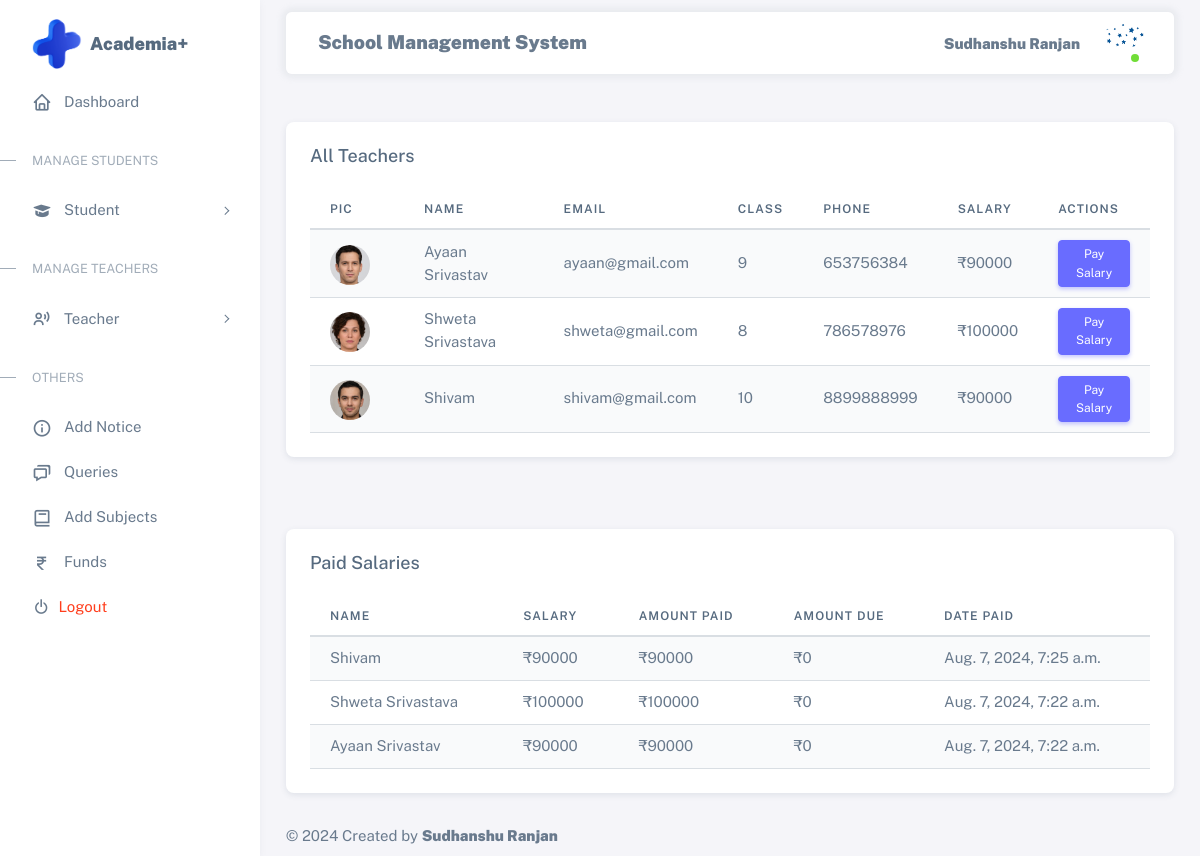
The page /salary/ (signed in) on the database its author committed.
### asms_app/models.py (models this page shows, shortened)
class AcedemiaAdmin(models.Model):
    admin = models.BooleanField(default=True)
    utype = models.CharField(max_length=20,default='Admin')
    name = models.CharField(max_length=50)
    username = models.CharField(max_length=100, primary_key=True)
    password = models.CharField(max_length=32)
    pic = models.FileField(max_length=100, upload_to='Admin/')

class Teacher(models.Model):
    teacher = models.BooleanField(default=True)
    utype = models.CharField(max_length=20,default='Teacher')
    username = models.CharField(max_length=100, primary_key=True)
    name = models.CharField(max_length=50)
    email = models.CharField(max_length=50)
    tclass = models.CharField(max_length=50)
    pic = models.FileField(max_length=100, upload_to='Teacher/' , default="")
    password = models.CharField(max_length=32, default="Teaceher")
    phone = models.CharField(max_length=14)
    tsalary = models.CharField(max_length=50)
    address = models.TextField()
    qualification = models.CharField(max_length=50)
    experience = models.CharField(max_length=50)
    created = models.DateTimeField(auto_now=True)
    class Meta:
        ordering = ['-created']

class Salary(models.Model):
    date = models.DateField(auto_now=True)
    teacher = models.ForeignKey(Teacher, on_delete=models.DO_NOTHING)
    amount = models.IntegerField()
    paid = models.IntegerField()
    due = models.CharField(max_length=20, default="None", null=True)
    status = models.BooleanField(default=False)
    updated = models.DateTimeField(auto_now_add=True)
    created = models.DateTimeField(auto_now=True)
    class Meta:
        ordering = ['date','-updated','-created']

### asms_app/views.py (the view)
# urls.py: path('salary/',salary, name='salary'),
def salary(request):
    key = request.session.get('session_key')
    user = None
    if key:
        try:
            user = AcedemiaAdmin.objects.get(username=key)
        except AcedemiaAdmin.DoesNotExist:
            return redirect('home')
    teacher = Teacher.objects.all()
    paidsalary = Salary.objects.all()
    return render(request, 'salary.html', {'user':user,'teachers': teacher, 'salary':paidsalary})

### asms_app/templates/salary.html (shortened to what this page needs)
{% extends 'base.html' %}
{% block content %}
<div class="container mt-5">
    <div class="row">
        <div class="col-md-12">
            <div class="card mb-4">
                <h5 class="card-header">All Teachers</h5>
                <div class="card-body">
                    <div class="table-responsive">
                        <table class="table table-striped">
                            <thead>
                                <tr>
                                    <th>Pic</th>
                                    <th>Name</th>
                                    <th>Email</th>
                                    <th>Class</th>
                                    <th>Phone</th>
                                    <th>Salary</th>
                                    {% if user.admin %}
                                    <th>Actions</th>
                                    {% endif %}
                                </tr>
                            </thead>
                            <tbody>
                                {% for teacher in teachers %}
                                <tr>
                                    <td>
                                        <div class="flex-shrink-0 me-3">
                                            <div class="avatar">
                                                <img src="{{ teacher.pic.url }}" alt="{{ teacher.name }}" class="w-px-40 h-auto rounded-circle" />
                                            </div>
                                        </div>
                                    </td>
                                    <td>{{ teacher.name }}</td>
                                    <td>{{ teacher.email }}</td>
                                    <td>{{ teacher.tclass }}</td>
                                    <td>{{ teacher.phone }}</td>
                                    <td>₹{{ teacher.tsalary }}</td>
                                    {% if user.admin %}
                                    <td>
                                        <form action="{% url 'pay_salary' teacher.username %}" method="get">
                                            <button type="submit" class="btn btn-primary btn-sm">Pay Salary</button>
                                        </form>
                                    </td>
                                    {% endif %}
                                </tr>
                                {% endfor %}
                            </tbody>
                        </table>
                    </div>
                </div>
            </div>
        </div>
    </div>
</div>
<div class="container mt-5">
    <div class="row">
        <div class="col-md-12">
            <div class="card mb-4">
                <h5 class="card-header">Paid Salaries</h5>
                <div class="card-body">
                    <div class="table-responsive">
                        <table class="table table-striped">
                            <thead>
                                <tr>
                                    <th>Name</th>
                                    <th>Salary</th>
                                    <th>Amount Paid</th>
                                    <th>Amount Due</th>
                                    <th>Date Paid</th>
                                </tr>
                            </thead>
                            <tbody>
                                {% for salary in salary %}
                                <tr>
                                    <td>{{ salary.teacher.name }}</td>
                                    <td>₹{{ salary.amount }}</td>
                                    <td>₹{{ salary.paid }}</td>
                                    <td>₹{{salary.due}}</td>
                                    <td>{{ salary.updated }}</td>
                                </tr>
                                {% endfor %}
                            </tbody>
                        </table>
                    </div>
                </div>
            </div>
        </div>
    </div>
</div>
{% endblock %}

### asms_app/templates/dashboard.html (shortened to what this page needs)
{%load static%}
<div class="layout-wrapper layout-content-navbar">
    <div class="layout-container">
<aside id="layout-menu" class="layout-menu menu-vertical menu bg-menu-theme">
    <div class="app-brand demo">
      <img src="{%static 'images/plus.png'%}" style="height: 50px; width: 50px;" alt="">
        <a href="/dashboard/" class="app-brand-link">
            <span class="app-brand-text menu-text fw-bolder ms-2 fs-5">Academia+</span>
        </a>
    </div>
    <ul class="menu-inner py-1">
        <li class="menu-item active">
            <a href="/dashboard/" class="menu-link">
                <i class="menu-icon tf-icons bx bx-home"></i>
                <div data-i18n="Analytics">Dashboard</div>
            </a>
        </li>
        <li class="menu-header small text-uppercase"><span class="menu-header-text">Manage Students</span></li>
        <li class="menu-item">
            <a href="javascript:void(0);" class="menu-link menu-toggle">
                <i class="menu-icon tf-icons bx bxs-graduation"></i>
                <div data-i18n="Layouts">Student</div>
            </a>
        </li>
        <li class="menu-header small text-uppercase"><span class="menu-header-text">Manage Teachers</span></li>
        <li class="menu-item">
            <a href="javascript:void(0);" class="menu-link menu-toggle">
                <i class="menu-icon tf-icons bx bx-user-voice"></i>
                <div data-i18n="Layouts">Teacher</div>
            </a>
        </li>
        <li class="menu-header small text-uppercase"><span class="menu-header-text">Others</span></li>
        {%if user.student%}
        <li class="menu-item">
          <a href="/view_notice/" class="menu-link">
              <i class="menu-icon tf-icons bx bx-info-circle"></i>
              <div data-i18n="Basic">View Notice</div>
          </a>
      </li>
      <li class="menu-item">
        <a href="/post_query/" class="menu-link">
          <i class="menu-icon tf-icons bx bx-message-square-dots"></i>
            <div data-i18n="Basic">Post Queries</div>
        </a>
    </li>
    <li class="menu-item">
      <a href="/all_queries/" class="menu-link">
          <i class="menu-icon tf-icons bx bx-chat"></i>
          <div data-i18n="Basic">All Queries</div>
      </a>
  </li>
        {%else%}
        <li class="menu-item">
            <a href="/notice/" class="menu-link">
                <i class="menu-icon tf-icons bx bx-info-circle"></i>
                <div data-i18n="Basic">Add Notice</div>
            </a>
        </li>
        <li class="menu-item">
          <a href="/all_queries/" class="menu-link">
              <i class="menu-icon tf-icons bx bx-chat"></i>
              <div data-i18n="Basic">Queries</div>
          </a>
      </li>
        {%endif%}
        {%if user.admin%}
        <li class="menu-item">
          <a href="/addsubjects/" class="menu-link">
              <i class="menu-icon tf-icons bx bx-book"></i>
              <div data-i18n="Basic">Add Subjects</div>
          </a>
      </li>
        <li class="menu-item">
            <a href="/funds/" class="menu-link">
                <i class="menu-icon tf-icons bx bx-rupee"></i>
                <div data-i18n="Basic">Funds</div>
            </a>
        </li>
        {%endif%}
        <li class="menu-item">
            <a href="/logout/" target="_blank" class="menu-link">
                <i class="bx bx-power-off me-2"></i>
                <div data-i18n="Documentation" class="text-danger">Logout</div>
            </a>
        </li>
    </ul>
</aside>
      <div class="layout-page">
        <nav
          class="layout-navbar container-xxl navbar navbar-expand-xl navbar-detached align-items-center bg-navbar-theme"
          id="layout-navbar"
        >
          <div class="navbar-nav-right d-flex align-items-center" id="navbar-collapse">
            <span class="menu-text fw-bolder ms-2" style="font-size: 1.6vw;">School Management System</span>
            <ul class="navbar-nav flex-row align-items-center ms-auto">
              <li class="nav-item lh-1 me-3">
                <p class="mt-3 fw-bolder">{{user.name}}</p>
              </li>
              <li class="nav-item navbar-dropdown dropdown-user dropdown">
                <a class="nav-link dropdown-toggle hide-arrow" href="javascript:void(0);" data-bs-toggle="dropdown">
                  <div class="avatar avatar-online">
                    <img src="{{user.pic.url}}" alt class="w-px-40 h-auto rounded-circle" />
                  </div>
                </a>
              </li>
            </ul>
          </div>
        </nav>
        <div class="content-wrapper">

### asms_app/static/assets/css/demo.css (style rules this page uses)
.menu .app-brand.demo { height: 64px; margin-top: 12px; }

### rows shown on the page
AcedemiaAdmin: name "Sudhanshu Ranjan", pic (picture)
Teacher: pic (picture), name "Ayaan Srivastav", email "ayaan@gmail.com", tclass "9", phone "653756384", tsalary "90000"
Teacher: pic (picture), name "Shweta Srivastava", email "shweta@gmail.com", tclass "8", phone "786578976", tsalary "100000"
Teacher: pic (picture), name "Shivam", email "shivam@gmail.com", tclass "10", phone "8899888999", tsalary "90000"
Salary: teacher.name "Shivam", amount "90000", paid "90000", due "0", updated "Aug. 7, 2024, 7:25 a.m."
Salary: teacher.name "Shweta Srivastava", amount "100000", paid "100000", due "0", updated "Aug. 7, 2024, 7:22 a.m."
Salary: teacher.name "Ayaan Srivastav", amount "90000", paid "90000", due "0", updated "Aug. 7, 2024, 7:22 a.m."
